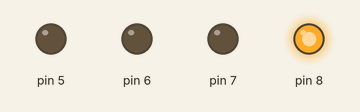
Bench run of a sketch on a simulated Arduino Uno, built with avr-gcc and run on an emulated ATmega328P. On the bench: output pins drawn as LEDs (lit = HIGH).

Above: at 1.0 s.
At 3.0 s:
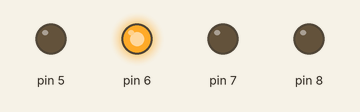
At 5.0 s:
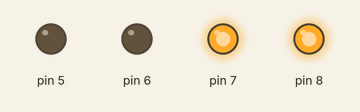
At 7.0 s:
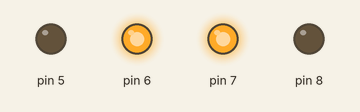
At 9.0 s:
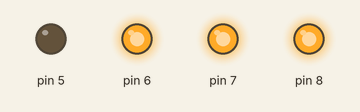
At 11.0 s:
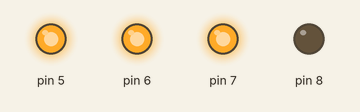
Timing chart, 0 to 15.6 s (numbered marks = the images above):
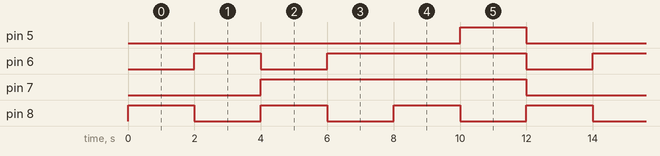

The sketch:

P4.1.ino
```cpp
void setup()
{
  pinMode(5, OUTPUT);
  pinMode(6, OUTPUT);
  pinMode(7, OUTPUT);
  pinMode(8, OUTPUT);

}

void loop()
{
  digitalWrite(5, LOW);
  digitalWrite(6, LOW);
  digitalWrite(7, LOW);
  digitalWrite(8, HIGH);

  delay(2000);


  digitalWrite(5, LOW);
  digitalWrite(6, HIGH);
  digitalWrite(7, LOW);
  digitalWrite(8, LOW);

  delay(2000);


  digitalWrite(5, LOW);
  digitalWrite(6, LOW);
  digitalWrite(7, HIGH);
  digitalWrite(8, HIGH);

  delay(2000);


  digitalWrite(5, LOW);
  digitalWrite(6, HIGH);
  digitalWrite(7, HIGH);
  digitalWrite(8, LOW);

  delay(2000);


  digitalWrite(5, LOW);
  digitalWrite(6, HIGH);
  digitalWrite(7, HIGH);
  digitalWrite(8, HIGH);

  delay(2000);


  digitalWrite(5, HIGH);
  digitalWrite(6, HIGH);
  digitalWrite(7, HIGH);
  digitalWrite(8, LOW);

  delay(2000);
}
```

Measured:
- by itself, pin 5: alternates HIGH for 2.0 s and LOW for 10.0 s
- by itself, pin 6: repeats every 12.0 s: LOW 2.0 s, HIGH 6.0 s, LOW 2.0 s, HIGH 2.0 s
- by itself, pin 7: alternates HIGH for 8.0 s and LOW for 4.0 s
- by itself, pin 8: alternates HIGH for 2.0 s and LOW for 2.0 s
